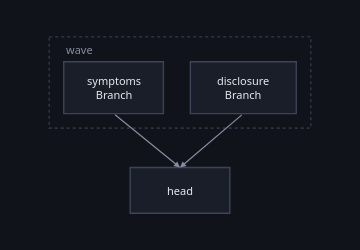

Here is the notebook cell this chart was saved with:
### Markdown cell above
## Symptom 4 — the join is too narrow

A bottleneck of one: everything downstream is a function of a single number,
however wide the branches were.

### Code cell
pinched = built(activation="gelu", squeeze=1)
fit(pinched, "attempt-5", lr=0.02)

pinched.figure(inside=architecture(pinched, DATA[0][0]))

### Figure 1 — Plotly figure (JSON) as saved in the notebook; plotly's stock layout.template omitted (floating-point values rounded to 4 significant figures)
{"data": [{"hoverinfo": "text", "hovertext": ["<b>symptoms</b><br>class: Branch<br>device: cpu", "<b>disclosure</b><br>class: Branch<br>device: cpu", "<b>head</b><br>class: Head<br>device: cpu"], "marker": {"opacity": 0, "size": 1}, "mode": "markers", "showlegend": false, "type": "scatter", "x": [62.0, 187.0, 126.0], "y": [49.0, 49.0, 148.0]}], "layout": {"annotations": [{"align": "left", "font": {"color": "#868ea3", "family": "system-ui, -apple-system, Segoe UI, Roboto, sans-serif", "size": 11}, "showarrow": false, "text": "wave", "x": 14.0, "xanchor": "left", "y": 12.0, "yanchor": "middle"}, {"align": "center", "font": {"color": "#e7e9ef", "family": "system-ui, -apple-system, Segoe UI, Roboto, sans-serif", "size": 11}, "showarrow": false, "text": "symptoms<br>Branch", "x": 62.0, "xanchor": "center", "y": 49.0, "yanchor": "middle"}, {"align": "center", "font": {"color": "#e7e9ef", "family": "system-ui, -apple-system, Segoe UI, Roboto, sans-serif", "size": 11}, "showarrow": false, "text": "disclosure<br>Branch", "x": 187.0, "xanchor": "center", "y": 49.0, "yanchor": "middle"}, {"align": "center", "font": {"color": "#e7e9ef", "family": "system-ui, -apple-system, Segoe UI, Roboto, sans-serif", "size": 11}, "showarrow": false, "text": "head", "x": 126.0, "xanchor": "center", "y": 148.0, "yanchor": "middle"}, {"arrowcolor": "#868ea3", "arrowhead": 2, "arrowsize": 1, "arrowwidth": 1.2, "ax": 62.0, "axref": "x", "ay": 74.0, "ayref": "y", "showarrow": true, "text": "", "x": 126.0, "xref": "x", "y": 126.0, "yref": "y"}, {"arrowcolor": "#868ea3", "arrowhead": 2, "arrowsize": 1, "arrowwidth": 1.2, "ax": 187.0, "axref": "x", "ay": 74.0, "ayref": "y", "showarrow": true, "text": "", "x": 126.0, "xref": "x", "y": 126.0, "yref": "y"}], "font": {"color": "#e7e9ef", "family": "system-ui, -apple-system, Segoe UI, Roboto, sans-serif", "size": 12}, "height": 250.0, "hoverlabel": {"align": "left", "bgcolor": "#1a1e28", "bordercolor": "#2c3242", "font": {"color": "#e7e9ef", "family": "system-ui, -apple-system, Segoe UI, Roboto, sans-serif"}}, "legend": {"bgcolor": "rgba(0,0,0,0)", "font": {"color": "#868ea3"}, "orientation": "h", "x": 1, "xanchor": "right", "y": 1.02, "yanchor": "bottom"}, "margin": {"b": 16, "l": 16, "r": 16, "t": 16}, "paper_bgcolor": "#101319", "plot_bgcolor": "#101319", "shapes": [{"fillcolor": "rgba(0,0,0,0)", "layer": "below", "line": {"color": "#2c3242", "dash": "dot", "width": 1.6}, "type": "rect", "x0": 0.0, "x1": 252.0, "y0": 0.0, "y1": 88.0}, {"fillcolor": "#1a1e28", "layer": "below", "line": {"color": "#3d4459", "width": 1.4}, "type": "rect", "x0": 14.0, "x1": 110.0, "y0": 24.0, "y1": 74.0}, {"fillcolor": "#1a1e28", "layer": "below", "line": {"color": "#3d4459", "width": 1.4}, "type": "rect", "x0": 136.0, "x1": 238.0, "y0": 24.0, "y1": 74.0}, {"fillcolor": "#1a1e28", "layer": "below", "line": {"color": "#3d4459", "width": 1.4}, "type": "rect", "x0": 78.0, "x1": 174.0, "y0": 126.0, "y1": 170.0}], "width": 360, "xaxis": {"range": [-20, 272.0], "visible": false}, "yaxis": {"range": [190.0, -20], "scaleanchor": "x", "visible": false}}}
